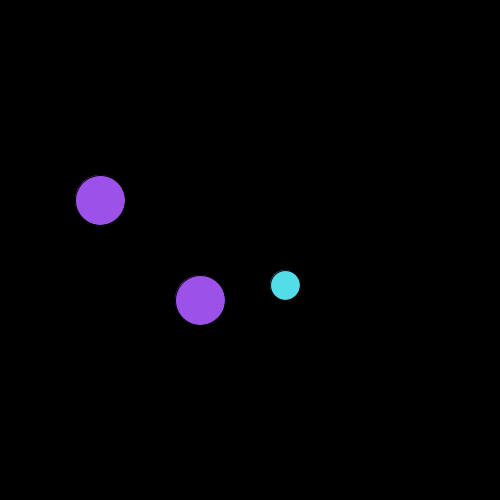
Frame 1 (no input)
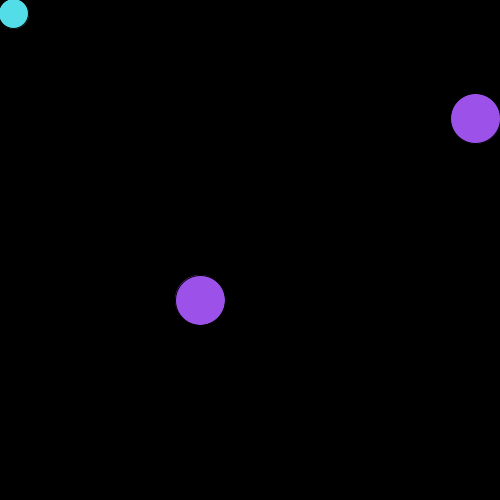
Frame 60 (the mouse pressed at the canvas centre just before this capture)
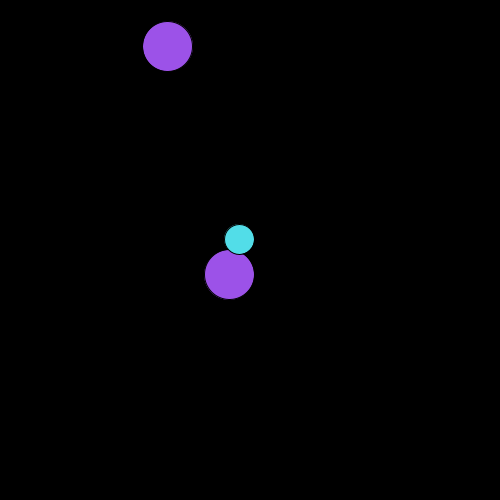
Frame 120 (the mouse held since frame 60 and released just before this capture)

The Processing sketch that drew these frames (run headless with seeded random() and noise(); from frame 60 on, the mouse is pressed at the canvas centre):

// Processing sketch: processing_100596
// ── processing_100596.pde

//if statements, for loops, response

Food f1, f2;
Player1 p1;

void setup (){
  size(500,500);
  frameRate(24);
  f1 = new Food(200,300,92);
  f2 = new Food(100,200,25);
  p1 = new Player1(300,300,.05);
}

void draw (){
background(0);
f1.display();
f2.display();
p1.display();
}

class Food {
  int timer = 0;
  float fX;
  float fY;
  int respawn;

  Food(float tempX, float tempY, int tempTime) {
    fX = tempX;
    fY = tempY;
    respawn = tempTime;
  }

  void display() {
    timer++;
    if (timer >= respawn) {
      fX = random(width);
      fY = random(height);
      timer = 0;
    }
    float distance = dist(p1.pX,p1.pY,fX,fY);
    if(distance < 20){
       fX = random(width);
      fY = random(height);
       timer = 0;
       ellipse(fX, fY, 175, 175);
       println("collision");
    }
    fill(#9C52E8);
    ellipse(fX, fY, 50, 50);
  }
}
class Player1 {
  float pX;
  float pY;
  float easing;

  Player1(float tempX, float tempY, float tempEasing) {
    pX = tempX;
    pY = tempY;
    easing = tempEasing;
  }
  void display() {
    float targetX = mouseX;
    float targetY = mouseY;
    pX += (targetX - pX) * easing;
    pY += (targetY - pY) * easing;
    fill(#52DDE8);
    ellipse(pX, pY, 30, 30);
  }
}
